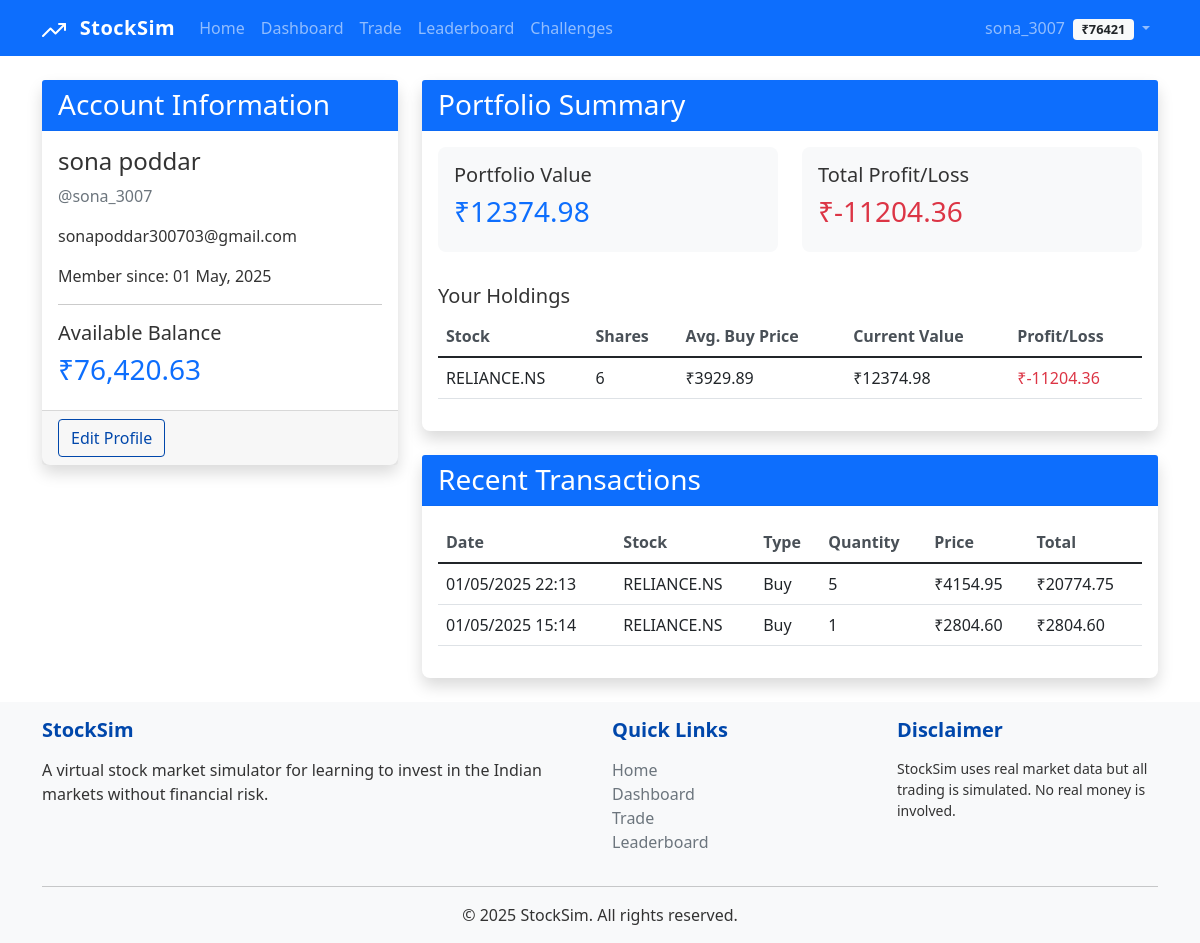
/accounts/profile/ (signed in), run on the app's committed database.
### accounts/models.py (models this page shows, shortened)
class UserProfile(models.Model):
    user = models.OneToOneField(User, on_delete=models.CASCADE, related_name='profile')
    balance = models.DecimalField(max_digits=20, decimal_places=2, default=settings.INITIAL_BALANCE)
    date_joined = models.DateTimeField(auto_now_add=True)
    @property
    def formatted_balance(self):
        return f"₹{self.balance:,.2f}"

### market/models.py (models this page shows, shortened)
class Portfolio(models.Model):
    user = models.OneToOneField(User, on_delete=models.CASCADE, related_name='portfolio')
    created_at = models.DateTimeField(auto_now_add=True)
    last_updated = models.DateTimeField(auto_now=True)
    @property
    def total_value(self):
        holdings = self.holdings.all()
        total = sum(holding.current_value for holding in holdings)
        return total
    @property
    def total_profit(self):
        holdings = self.holdings.all()
        total = sum(holding.profit_loss for holding in holdings)
        return total

class StockHolding(models.Model):
    portfolio = models.ForeignKey(Portfolio, on_delete=models.CASCADE, related_name='holdings')
    stock_symbol = models.CharField(max_length=20)
    stock_name = models.CharField(max_length=255)
    quantity = models.PositiveIntegerField(default=0)
    average_buy_price = models.DecimalField(max_digits=15, decimal_places=2)
    last_updated = models.DateTimeField(auto_now=True)
    class Meta:
        unique_together = ('portfolio', 'stock_symbol')
    @property
    def current_price(self):
        return get_current_stock_price(self.stock_symbol)
    @property
    def current_value(self):
        return self.quantity * self.current_price
    @property
    def invested_value(self):
        return self.quantity * self.average_buy_price
    @property
    def profit_loss(self):
        return self.current_value - self.invested_value

class Transaction(models.Model):
    BUY = 'buy'
    SELL = 'sell'
    TRANSACTION_TYPES = [
        (BUY, 'Buy'),
        (SELL, 'Sell'),
    ]
    portfolio = models.ForeignKey(Portfolio, on_delete=models.CASCADE, related_name='transactions')
    stock_symbol = models.CharField(max_length=20)
    stock_name = models.CharField(max_length=255)
    transaction_type = models.CharField(max_length=4, choices=TRANSACTION_TYPES)
    quantity = models.PositiveIntegerField()
    price = models.DecimalField(max_digits=15, decimal_places=2)
    timestamp = models.DateTimeField(auto_now_add=True)
    @property
    def total_amount(self):
        return self.quantity * self.price

### accounts/views.py (the view)
# urls.py: path('profile/', views.profile, name='profile'),
@login_required
def profile(request):
    if request.method == 'POST':
        form = UserUpdateForm(request.POST, instance=request.user)
        if form.is_valid():
            form.save()
            messages.success(request, 'Your profile has been updated!')
            return redirect('accounts:profile')
    else:
        form = UserUpdateForm(instance=request.user)
    try:
        portfolio = Portfolio.objects.get(user=request.user)
        holdings = StockHolding.objects.filter(portfolio=portfolio)
        transactions = Transaction.objects.filter(portfolio=portfolio).order_by('-timestamp')[:10]
    except Portfolio.DoesNotExist:
        portfolio = None
        holdings = []
        transactions = []
    context = {
        'form': form,
        'user_profile': request.user.profile,
        'portfolio': portfolio,
        'holdings': holdings,
        'transactions': transactions,
    }
    return render(request, 'accounts/profile.html', context)

### market/utils.py (called while the page is built)
def get_yahoo_finance_url(endpoint, params=None):
    base_url = "https://query1.finance.yahoo.com/v8/finance"
    url = f"{base_url}/{endpoint}"
    if params:
        param_string = "&".join([f"{k}={v}" for k, v in params.items()])
        url = f"{url}?{param_string}"
    return url

def get_current_stock_price(symbol):
    try:
        stock_info = get_stock_info(symbol)
        if stock_info:
            return Decimal(str(stock_info['current_price']))
        return Decimal('0.0')
    except Exception as e:
        logger.error(f"Error getting current price for {symbol}: {e}")
        return Decimal('0.0')

### accounts/templates/accounts/profile.html (shortened to what this page needs)
{% extends 'base.html' %}
{% load widget_tweaks %}
{% block content %}
<div class="container mt-4">
    <div class="row">
        <div class="col-md-4">
            <div class="card shadow mb-4">
                <div class="card-header bg-primary text-white">
                    <h3 class="card-title mb-0">Account Information</h3>
                </div>
                <div class="card-body">
                    <h4>{{ user.get_full_name }}</h4>
                    <p class="text-muted">@{{ user.username }}</p>
                    <p>{{ user.email }}</p>
                    <p>Member since: {{ user.date_joined|date:"d M, Y" }}</p>
                    <hr>
                    <div class="balance-display">
                        <h5>Available Balance</h5>
                        <h3 class="text-primary">{{ user_profile.formatted_balance }}</h3>
                    </div>
                </div>
                <div class="card-footer">
                    <button class="btn btn-outline-primary" data-bs-toggle="modal" data-bs-target="#updateProfileModal">
                        Edit Profile
                    </button>
                </div>
            </div>
        </div>
        <div class="col-md-8">
            <div class="card shadow mb-4">
                <div class="card-header bg-primary text-white">
                    <h3 class="card-title mb-0">Portfolio Summary</h3>
                </div>
                <div class="card-body">
                    {% if portfolio and holdings %}
                        <div class="row">
                            <div class="col-md-6">
                                <div class="stats-card mb-3">
                                    <h5>Portfolio Value</h5>
                                    <h3 class="text-primary">₹{{ portfolio.total_value|floatformat:2 }}</h3>
                                </div>
                            </div>
                            <div class="col-md-6">
                                <div class="stats-card mb-3">
                                    <h5>Total Profit/Loss</h5>
                                    <h3 class="{% if portfolio.total_profit >= 0 %}text-success{% else %}text-danger{% endif %}">
                                        ₹{{ portfolio.total_profit|floatformat:2 }}
                                    </h3>
                                </div>
                            </div>
                        </div>
                        <h5 class="mt-3">Your Holdings</h5>
                        <div class="table-responsive">
                            <table class="table">
                                <thead>
                                    <tr>
                                        <th>Stock</th>
                                        <th>Shares</th>
                                        <th>Avg. Buy Price</th>
                                        <th>Current Value</th>
                                        <th>Profit/Loss</th>
                                    </tr>
                                </thead>
                                <tbody>
                                    {% for holding in holdings %}
                                    <tr>
                                        <td>{{ holding.stock_symbol }}</td>
                                        <td>{{ holding.quantity }}</td>
                                        <td>₹{{ holding.average_buy_price|floatformat:2 }}</td>
                                        <td>₹{{ holding.current_value|floatformat:2 }}</td>
                                        <td class="{% if holding.profit_loss >= 0 %}text-success{% else %}text-danger{% endif %}">
                                            ₹{{ holding.profit_loss|floatformat:2 }}
                                        </td>
                                    </tr>
                                    {% endfor %}
                                </tbody>
                            </table>
                        </div>
                    {% else %}
                        <div class="alert alert-info">
                            <p>You don't have any stocks in your portfolio yet.</p>
                            <a href="{% url 'market:trade' %}" class="btn btn-primary mt-2">Start Trading</a>
                        </div>
                    {% endif %}
                </div>
            </div>
            <div class="card shadow">
                <div class="card-header bg-primary text-white">
                    <h3 class="card-title mb-0">Recent Transactions</h3>
                </div>
                <div class="card-body">
                    {% if transactions %}
                        <div class="table-responsive">
                            <table class="table">
                                <thead>
                                    <tr>
                                        <th>Date</th>
                                        <th>Stock</th>
                                        <th>Type</th>
                                        <th>Quantity</th>
                                        <th>Price</th>
                                        <th>Total</th>
                                    </tr>
                                </thead>
                                <tbody>
                                    {% for transaction in transactions %}
                                    <tr>
                                        <td>{{ transaction.timestamp|date:"d/m/Y H:i" }}</td>
                                        <td>{{ transaction.stock_symbol }}</td>
                                        <td>{{ transaction.get_transaction_type_display }}</td>
                                        <td>{{ transaction.quantity }}</td>
                                        <td>₹{{ transaction.price|floatformat:2 }}</td>
                                        <td>₹{{ transaction.total_amount|floatformat:2 }}</td>
                                    </tr>
                                    {% endfor %}
                                </tbody>
                            </table>
                        </div>
                    {% else %}
                        <div class="alert alert-info">You have no transaction history yet.</div>
                    {% endif %}
                </div>
            </div>
        </div>
    </div>
</div>
{% endblock %}

### templates/base.html (shortened to what this page needs)
<!DOCTYPE html>
<html lang="en">
<head>
    <link href="https://cdn.jsdelivr.net/npm/bootstrap@5.1.3/dist/css/bootstrap.min.css" rel="stylesheet">
    <link rel="stylesheet" href="https://cdnjs.cloudflare.com/ajax/libs/font-awesome/6.0.0-beta3/css/all.min.css">
    <link rel="stylesheet" href="/static/css/main.css">
</head>
<body>
    <nav class="navbar navbar-expand-lg navbar-dark bg-primary">
        <div class="container">
            <a class="navbar-brand" href="{% url 'market:index' %}">
                StockSim
            </a>
            <div class="collapse navbar-collapse" id="navbarNav">
                <ul class="navbar-nav me-auto">
                    <li class="nav-item">
                        <a class="nav-link" href="{% url 'market:index' %}">Home</a>
                    </li>
                    {% if user.is_authenticated %}
                    <li class="nav-item">
                        <a class="nav-link" href="{% url 'market:dashboard' %}">Dashboard</a>
                    </li>
                    <li class="nav-item">
                        <a class="nav-link" href="{% url 'market:trade' %}">Trade</a>
                    </li>
                    <li class="nav-item">
                        <a class="nav-link" href="{% url 'market:leaderboard' %}">Leaderboard</a>
                    </li>
                    <li class="nav-item">
                        <a class="nav-link" href="{% url 'market:challenges' %}">Challenges</a>
                    </li>
                    {% endif %}
                </ul>
                <ul class="navbar-nav">
                    {% if user.is_authenticated %}
                    <li class="nav-item dropdown">
                        <a class="nav-link dropdown-toggle" href="#" id="userDropdown" role="button" data-bs-toggle="dropdown" aria-expanded="false">
                            {{ user.username }}
                            <span class="badge bg-light text-dark ms-1">₹{{ user.profile.balance|floatformat:0 }}</span>
                        </a>
                    </li>
                    {% endif %}
                </ul>
            </div>
        </div>
    </nav>
    <main>
        {% block content %}{% endblock %}
    </main>
    <footer class="footer mt-auto py-3 bg-light">
        <div class="container">
            <div class="row">
                <div class="col-md-6">
                    <h5>StockSim</h5>
                    <p>A virtual stock market simulator for learning to invest in the Indian markets without financial risk.</p>
                </div>
                <div class="col-md-3">
                    <h5>Quick Links</h5>
                    <ul class="list-unstyled">
                        <li><a href="{% url 'market:index' %}">Home</a></li>
                        {% if user.is_authenticated %}
                        <li><a href="{% url 'market:dashboard' %}">Dashboard</a></li>
                        <li><a href="{% url 'market:trade' %}">Trade</a></li>
                        <li><a href="{% url 'market:leaderboard' %}">Leaderboard</a></li>
                        {% else %}
                        <li><a href="{% url 'accounts:login' %}">Login</a></li>
                        <li><a href="{% url 'accounts:register' %}">Register</a></li>
                        {% endif %}
                    </ul>
                </div>
                <div class="col-md-3">
                    <h5>Disclaimer</h5>
                    <p class="small">StockSim uses real market data but all trading is simulated. No real money is involved.</p>
                </div>
            </div>
            <hr>
            <div class="text-center">
                <p class="mb-0">&copy; {% now "Y" %} StockSim. All rights reserved.</p>
            </div>
        </div>
    </footer>
</body>
</html>

### static/css/main.css (style rules this page uses)
:root { --primary: #0047AB; --secondary: #6c757d; --success: #28a745; --danger: #dc3545; --warning: #ffc107; --info: #17a2b8; --light: #f8f9fa; --dark: #343a40; }
body { font-family: 'Segoe UI', Tahoma, Geneva, Verdana, sans-serif; color: #333; min-height: 100vh; display: flex; flex-direction: column; }
main { flex: 1; }
.navbar-brand { font-weight: 700; letter-spacing: 0.5px; }
.navbar .badge { font-size: 0.8em; }
.card { border-radius: 0.5rem; border: none; box-shadow: 0 0.125rem 0.25rem rgba(0, 0, 0, 0.075); margin-bottom: 1.5rem; }
.card-header { background-color: rgba(0, 71, 171, 0.05); border-bottom: 1px solid rgba(0, 71, 171, 0.1); font-weight: 600; }
.stats-card { padding: 1rem; background-color: #f8f9fa; border-radius: 0.5rem; }
.table th { font-weight: 600; color: #495057; }
.btn-outline-primary { color: var(--primary); border-color: var(--primary); }
.footer { background-color: #f8f9fa; padding-top: 2rem; margin-top: 3rem; }
.footer h5 { color: var(--primary); font-weight: 600; margin-bottom: 1rem; }
.footer a { color: #6c757d; text-decoration: none; }

### data on the page
UserProfile: formatted_balance "₹76,420.63"
Portfolio: total_value "12374.98", total_profit "-11204.36"
StockHolding: stock_symbol "RELIANCE.NS", quantity "6", average_buy_price "3929.89", current_value "12374.98", profit_loss "-11204.36"

### other printed values
{{ user.username }} "sona_3007"
{{ user.profile.balance|floatformat:0 }} "76421"
{{ user.get_full_name }} "sona poddar"
{{ user.email }} "sonapoddar300703@gmail.com"
{{ user.date_joined|date:"d M, Y" }} "01 May, 2025"
